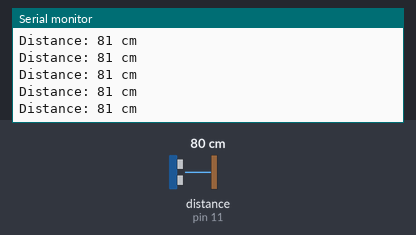
A sketch run on a simulated Arduino Uno, built with avr-gcc and run on an emulated ATmega328P. On the bench: the last lines printed to the serial monitor. The test bench sets the inputs (shaded band); at power-on: distance to the obstacle (sensor on pin 11) 80 cm. The echo pulse lasts 58.3 µs per cm.

Above: at 1.2 s.
1.3 s: distance to the obstacle (sensor on pin 11) set to 2 cm
At 1.71 s:
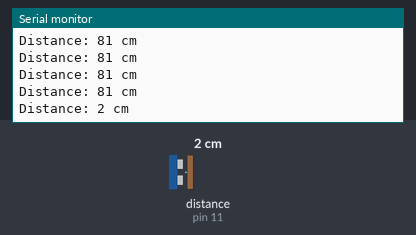
4.3 s: distance to the obstacle (sensor on pin 11) set to 4 cm
At 4.48 s:
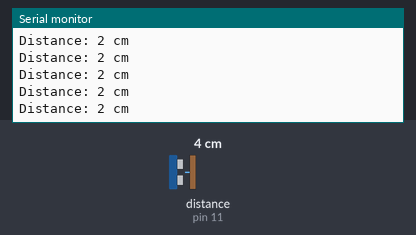
Timing chart, 0 to 7.3 s (numbered marks = the images above; inputs shaded):
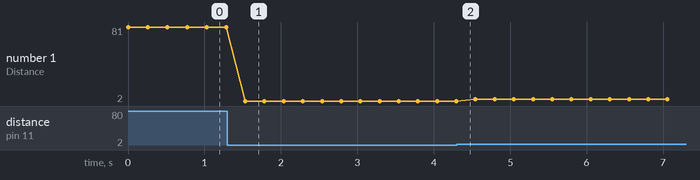

Measured:
- after the input at 1.3 s, the serial monitor: prints a new line after 0.23 s (image 1)
- plotted number 1: 81 → 2 after the input at 1.3 s, 2 → 4 after the input at 4.3 s

The sketch:

IEEE_ultrasonic.ino
```cpp
#include "NewPing.h"

#define TRIGGER_PIN 12
#define ECHO_PIN 11
#define MAX_DISTANCE 200

NewPing sonar(TRIGGER_PIN, ECHO_PIN, MAX_DISTANCE);
int distance;

void setup() {
  Serial.begin(9600);

}

void loop() {
  distance=sonar.ping_cm();
  Serial.print("Distance: ");
  Serial.print(distance);
  Serial.println(" cm");
  delay(250);

}
```
